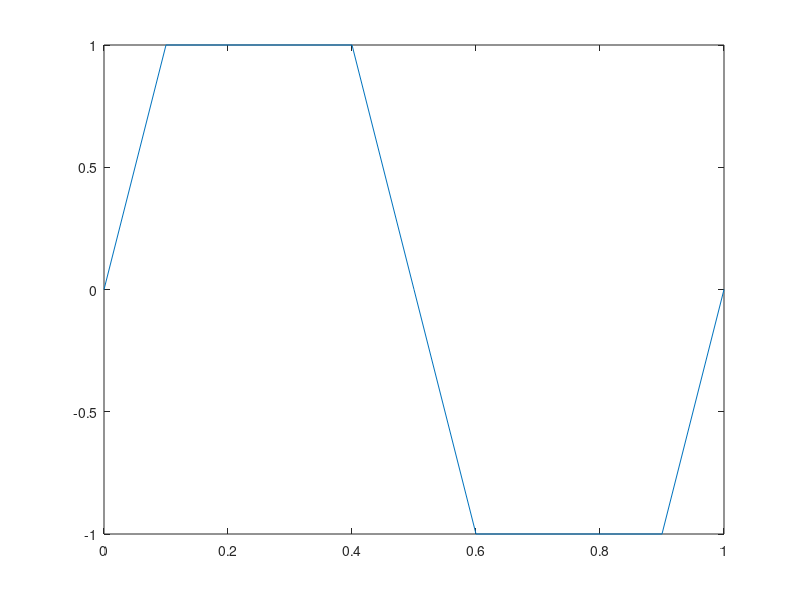

This chart was generated by the following MATLAB code:
A = 4/pi;
f = 1;
t = 0:0.1:1;
N = 100000;
xt = 0;
for k = 1:N
    xt = xt + A * sin(2*pi*(2*k-1)*f*t)/(2*k-1);
end
plot(t, xt);